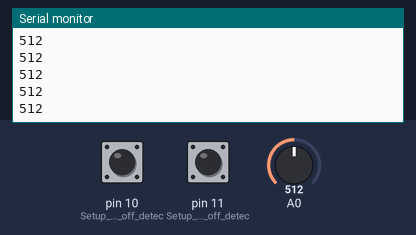
The sketch below on a simulated Arduino Uno, built with avr-gcc and run on an emulated ATmega328P. On the bench: the last lines printed to the serial monitor. Inputs (shaded band) come from the test bench; at power-on: pin 10 (Setup_for_leads_off_detec) LOW, A0 = 512, pin 11 (Setup_for_leads_off_detec) LOW.

Above: at 1.2 s.
1.3 s: pin 10 (Setup_for_leads_off_detec) pulled HIGH for 0.15 s
2.9 s: A0 set to 716
At 3.4 s:
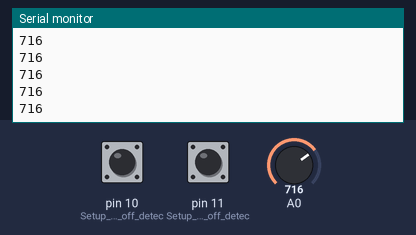
4.4 s: pin 11 (Setup_for_leads_off_detec) pulled HIGH for 0.15 s
6.0 s: A0 set to 900
At 6.7 s:
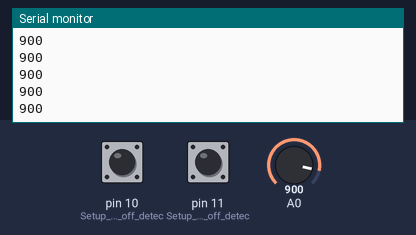
7.5 s: pin 10 (Setup_for_leads_off_detec) pulled HIGH for 0.15 s
9.1 s: pin 11 (Setup_for_leads_off_detec) pulled HIGH for 0.15 s
Timing chart, 0 to 11.7 s (numbered marks = the images above; inputs shaded):
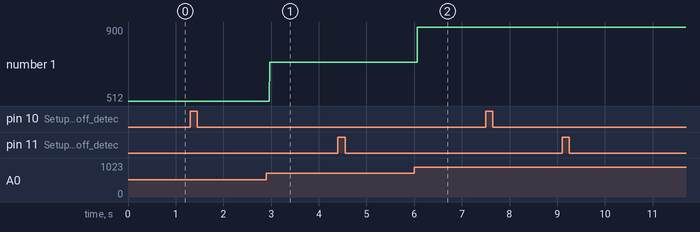

The sketch:

ecg.ino
```cpp
void setup() {
    // initialize the serial communication:
    Serial.begin(9600);
    pinMode(10, INPUT); // Setup for leads off detection LO +
    pinMode(11, INPUT); // Setup for leads off detection LO -
}

float count = 0;
float countValue = 0.0;

void loop() {

    if((digitalRead(10) == 1)||(digitalRead(11) == 1)){
        Serial.println('!');
    }
    else{
        // send the value of analog input 0:
        Serial.println(analogRead(A0));
    }
}
```

Measured:
- after the input at 2.9 s, the serial monitor: prints a new line after 0.07 s (image 1)
- after the input at 6.0 s, the serial monitor: prints a new line after 0.07 s (image 2)
- plotted number 1: 512 → 716 after the input at 2.9 s, 716 → 900 after the input at 6.0 s
